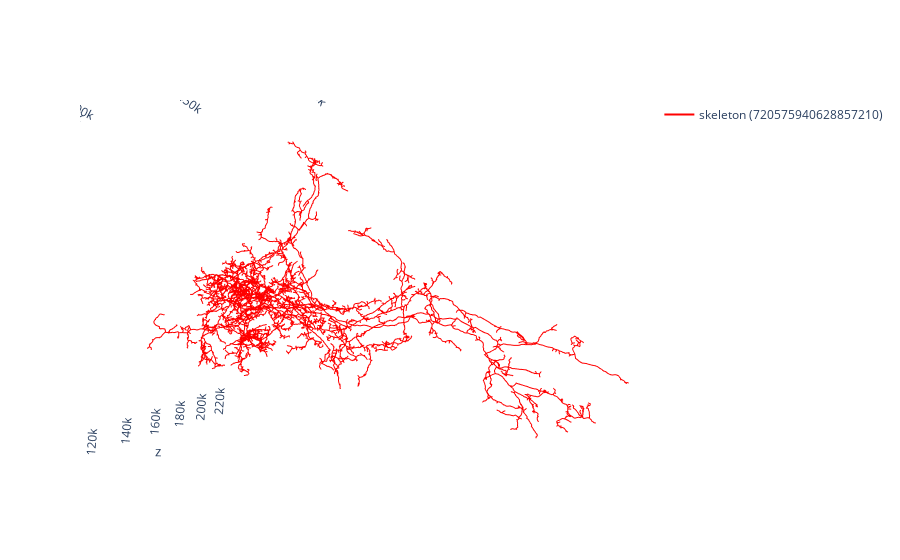

The code cell stored with this chart in its notebook:
### Code cell
fig, ax = navis.plot3d(sk, color="red")
plt.show()

### Figure 1 — Plotly figure (JSON) as saved in the notebook; plotly's stock layout.template omitted (floating-point values rounded to 4 significant figures; data arrays with more than 128 entries replaced by an {"elided": "..."} marker saying what was removed)
{"data": [{"hoverinfo": "none", "hovertext": " ", "legendgroup": "720575940628857210", "line": {"color": "rgb(255.0,0.0,0.0)", "width": 2}, "mode": "lines", "name": "skeleton (720575940628857210)", "showlegend": true, "type": "scatter3d", "x": {"elided": "21406 float values"}, "y": {"elided": "21406 float values"}, "z": {"elided": "21406 float values"}}], "layout": {"autosize": true, "paper_bgcolor": "rgba(0, 0, 0, 0)", "plot_bgcolor": "rgba(0, 0, 0, 0)", "scene": {"aspectmode": "data", "aspectratio": {"x": 1.468, "y": 0.8664, "z": 0.786}, "camera": {"center": {"x": 0, "y": 0, "z": 0}, "eye": {"x": 0.3856, "y": 0.06241, "z": -1.443}, "projection": {"type": "perspective"}, "up": {"x": -0.2595, "y": -0.07906, "z": 0.9625}}, "xaxis": {"backgroundcolor": "rgb(240, 240, 240)", "gridcolor": "rgb(255, 255, 255)", "showbackground": false, "showgrid": false, "showline": false, "type": "linear", "zerolinecolor": "rgb(255, 255, 255)"}, "yaxis": {"backgroundcolor": "rgb(240, 240, 240)", "gridcolor": "rgb(255, 255, 255)", "showbackground": false, "showgrid": false, "showline": false, "type": "linear", "zerolinecolor": "rgb(255, 255, 255)"}, "zaxis": {"backgroundcolor": "rgb(240, 240, 240)", "gridcolor": "rgb(255, 255, 255)", "showbackground": false, "showgrid": false, "showline": false, "type": "linear", "zerolinecolor": "rgb(255, 255, 255)"}}}}
